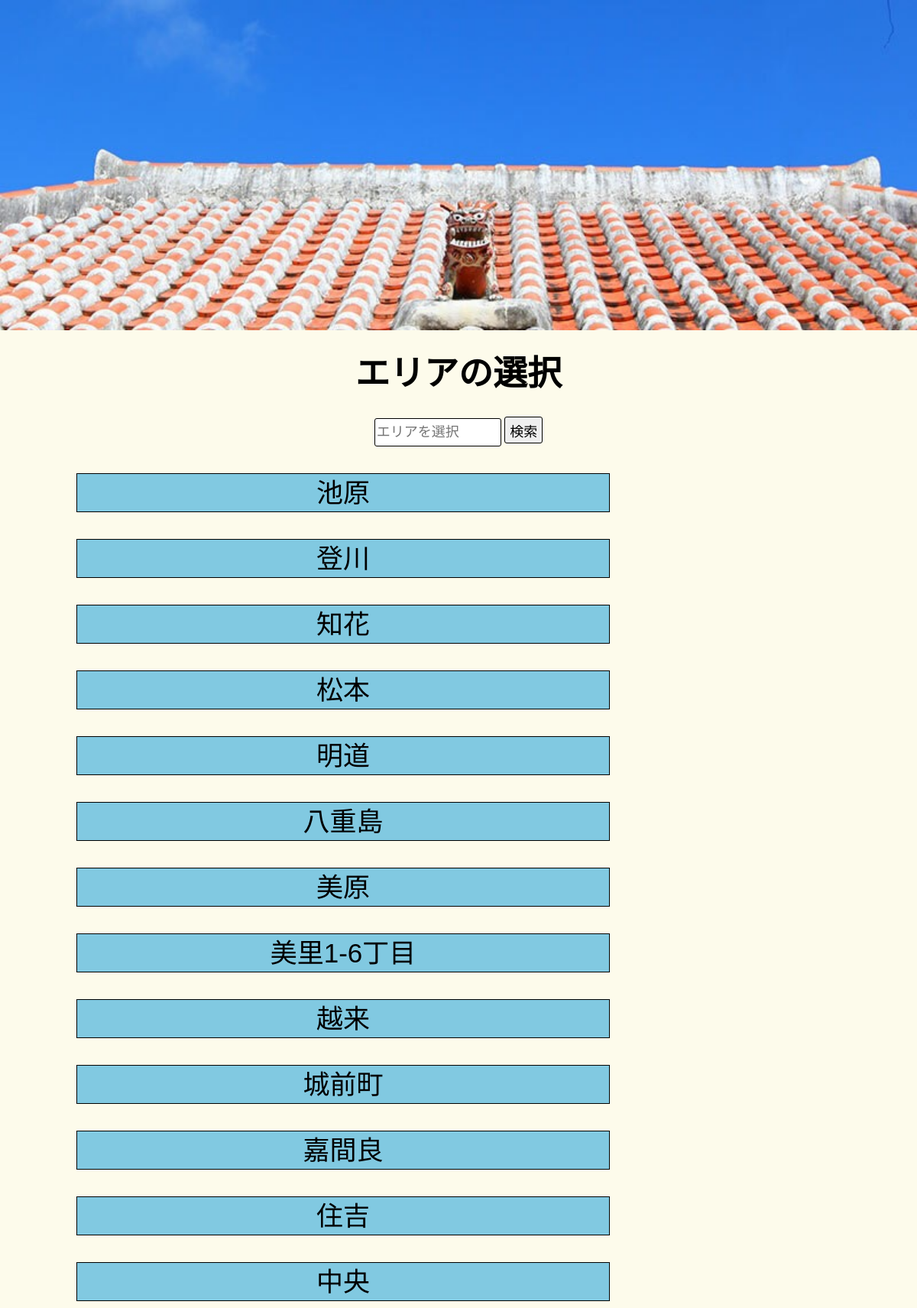
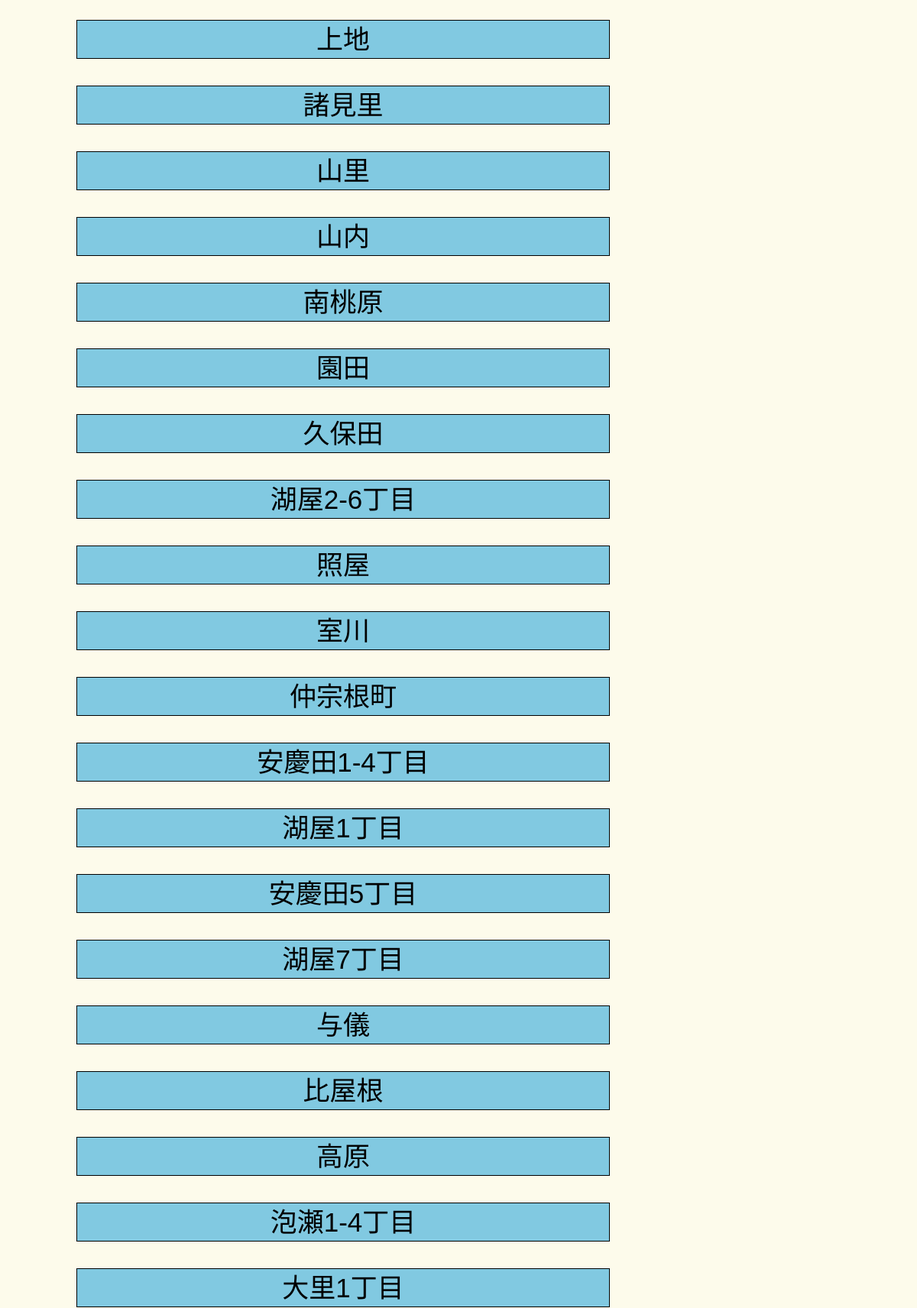
Screenshot of /erea/5 (upper part) with the database file from the repository (2 pictures, top to bottom).
### tables this page shows
CREATE TABLE "erea" (
	"id"	INTEGER,
	"erea"	TEXT,
	"city_id"	INTEGER,
	"cal"	TEXT,
	PRIMARY KEY("id" AUTOINCREMENT)
);

### app.py (the view)
@app.route("/erea/<int:id>")
def erea(id):
    conn = sqlite3.connect('ゴミ分別DB.db')
    c = conn.cursor()
    c.execute("select id,erea from erea where city_id = ?", (id,) )
    erea=[]
    for row in c.fetchall():
        erea.append({"id":row[0],"erea":row[1]})
    c.close()
    return render_template("erea.html",erea=erea,id=id)

### templates/erea.html (shortened to what this page needs)
<!DOCTYPE html>
<html lang="ja">
<head>
    <link rel="stylesheet" href="../static\css\style.css">
</head>
<body>
    <img src="../static/img/01.jpeg" alt="" class="top_img">
    <div class="city_select">
        <h1 >エリアの選択</h1>
        <form action="/erea" method="POST">
            <tr>
            <td><input type="text" placeholder="エリアを選択" class="city_sc" name="erea_sc"></td>
            <td><input type="submit" value="検索" class="city_sb"></td>
            </tr>
        </form>
    </div>
    {% for item in erea %}
    <div class="city_menu">
        <a href="/topmenu/{{item['id']}}">{{item["erea"]}}</a>
    </div>
    {% endfor %}
</body>
</html>

### static/css/style.css (style rules this page uses)
body, h1, h2, h3, h4, h5, p, ul, ol, li, dl, dt, dd { margin: 0px; padding: 0px; }
body { font-size: 16px; line-height: 1.4; min-width: 100%; -webkit-text-size-adjust: 100%; }
a { outline: none; color: inherit; text-decoration: none; }
img { border: 0px; vertical-align: bottom; }
.top_img { width:100%; }
.city_select { text-align:center; }
.city_select h1 { font-size:45px; margin-top: 25px; margin-bottom: 25px; }
.city_sc { border: 1px solid black; width: 160px; height: 33px; font-size: 18px; border-radius:3px; }
.city_sb { border: 1px solid black; width: 50px; height: 35px; font-size: 18px; border-radius:3px; }
.city_menu a { font-size: 35px; display: block; text-align: center; border: solid black 1px; width: 58%; margin-top: 35px; margin-left: 100px; color: black; background-color: #81C9E1; text-decoration: none; }
body { background-color:rgb(253,251,235); margin-bottom:80px; font-family: 'ヒラギノ角ゴシック','Hiragino Sans','Arial','ヒラギノ丸ゴ ProN','Hiragino Maru Gothic ProN','ＭＳ ゴシック',sans-serif; }
h1 { text-align: center; }

### rows the page displays
erea: erea "池原"
erea: erea "登川"
erea: erea "知花"
erea: erea "松本"
erea: erea "明道"
erea: erea "八重島"
erea: erea "美原"
erea: erea "美里1-6丁目"
erea: erea "越来"
erea: erea "城前町"
erea: erea "嘉間良"
erea: erea "住吉"
erea: erea "中央"
erea: erea "上地"
erea: erea "諸見里"
erea: erea "山里"
erea: erea "山内"
erea: erea "南桃原"
erea: erea "園田"
erea: erea "久保田"
erea: erea "湖屋2-6丁目"
erea: erea "照屋"
erea: erea "室川"
erea: erea "仲宗根町"
erea: erea "安慶田1-4丁目"
erea: erea "湖屋1丁目"
erea: erea "安慶田5丁目"
erea: erea "湖屋7丁目"
erea: erea "与儀"
erea: erea "比屋根"
erea: erea "高原"
erea: erea "泡瀬1-4丁目"
erea: erea "大里1丁目"
